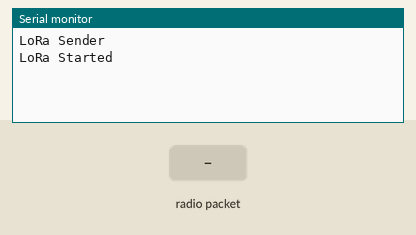
A sketch run on a simulated ESP8266 (NodeMCU). On the bench: the last lines printed to the serial monitor. The inputs (shaded band) are chosen by the test bench. WiFi joins after 1.5 s; servers stay silent unless stated; uploads are accepted with an empty reply; no radio packets arrive unless stated.

Above: at 2.7 s.
2.8 s: radio packet "1" arrives
At 4.0 s:
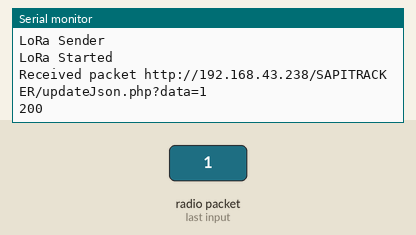
4.5 s: radio packet "0" arrives
At 4.66 s:
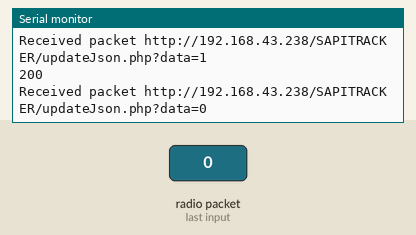
6.0 s: radio packet "2" arrives
At 7.6 s:
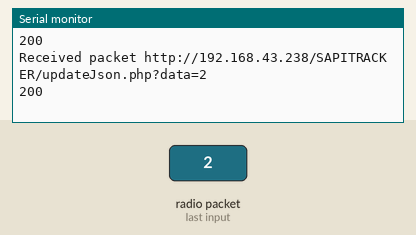

The sketch:

nodemcu.ino
```cpp
#include <ESP8266WiFi.h>
#include <ESP8266HTTPClient.h>
#include <ArduinoJson.h>
#include <LoRa.h>
#include<String.h>
#include<SPI.h>
const char* ssid = "RealmeX";
const char* password = "samueljose";
String address="http://192.168.43.238";
#define ss 15
#define rst 16
#define dio0 2


void setup()
{
  Serial.begin(9600);
  WiFi.begin(ssid, password);
  while (WiFi.status() != WL_CONNECTED) {
  delay(10);

}
  Serial.println("LoRa Sender");
  LoRa.setPins(ss, rst, dio0);
  if (!LoRa.begin(433E6))
  {
    Serial.println("Starting LoRa failed!");
    delay(100);
    while (1);
  }
  Serial.println("LoRa Started");
}

void loop()
{
  if (WiFi.status() == WL_CONNECTED) {
    HTTPClient http;
    http.useHTTP10(true);
    String str1="";
    int packetSize = LoRa.parsePacket();
    if (packetSize)
      {
        Serial.print("Received packet ");
        while (LoRa.available())
          {
              str1=str1+((char)LoRa.read());
          }
        http.begin(address + "/SAPITRACKER/updateJson.php?data=" + str1);
        Serial.println(address + "/SAPITRACKER/updateJson.php?data=" + str1);
        int httpCode = http.GET();
        Serial.println(httpCode);
        delay(500);
      }
  }
}
```

Measured:
- after the input at 2.8 s, the serial monitor: prints a new line at once (image 1)
- after the input at 4.5 s, the serial monitor: prints a new line at once (image 2)
- after the input at 6.0 s, the serial monitor: prints a new line at once (image 3)
